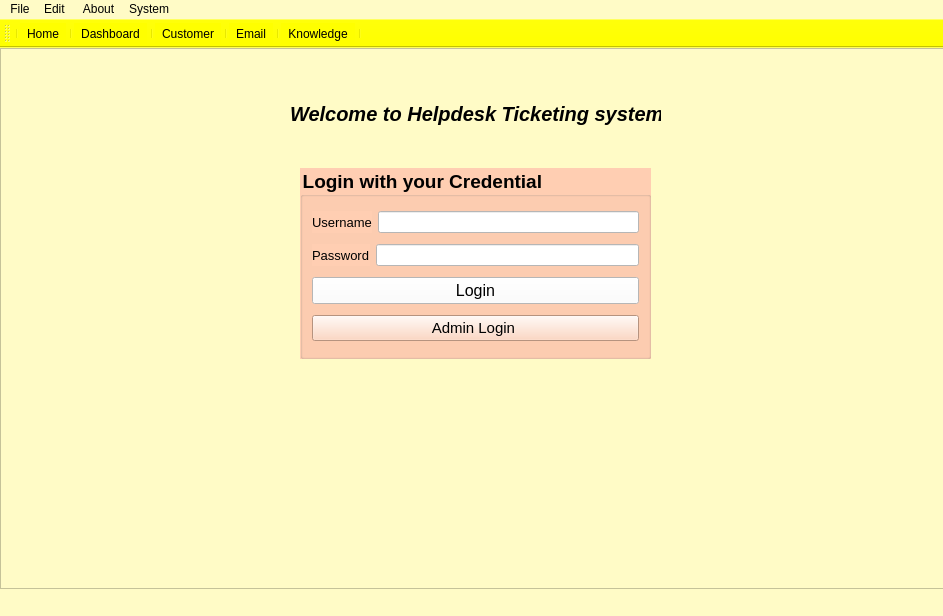
<?xml version="1.0" encoding="UTF-8"?>
<ui version="4.0">
 <class>MainWindow</class>
 <widget class="QMainWindow" name="MainWindow">
  <property name="geometry">
   <rect>
    <x>0</x>
    <y>0</y>
    <width>943</width>
    <height>616</height>
   </rect>
  </property>
  <property name="windowTitle">
   <string>MainWindow</string>
  </property>
  <property name="styleSheet">
   <string notr="true">background-color: rgb(255, 251, 198);</string>
  </property>
  <widget class="QWidget" name="centralwidget">
   <widget class="QWidget" name="horizontalLayoutWidget">
    <property name="geometry">
     <rect>
      <x>0</x>
      <y>0</y>
      <width>951</width>
      <height>541</height>
     </rect>
    </property>
    <layout class="QHBoxLayout" name="horizontalLayout">
     <item>
      <widget class="QFrame" name="frame">
       <property name="frameShape">
        <enum>QFrame::StyledPanel</enum>
       </property>
       <property name="frameShadow">
        <enum>QFrame::Raised</enum>
       </property>
       <widget class="QLabel" name="label">
        <property name="geometry">
         <rect>
          <x>290</x>
          <y>50</y>
          <width>371</width>
          <height>31</height>
         </rect>
        </property>
        <property name="font">
         <font>
          <pointsize>15</pointsize>
          <italic>true</italic>
          <bold>true</bold>
         </font>
        </property>
        <property name="text">
         <string>Welcome to Helpdesk Ticketing system </string>
        </property>
       </widget>
      </widget>
     </item>
    </layout>
   </widget>
   <widget class="QGroupBox" name="groupBox">
    <property name="geometry">
     <rect>
      <x>300</x>
      <y>120</y>
      <width>351</width>
      <height>191</height>
     </rect>
    </property>
    <property name="font">
     <font>
      <pointsize>14</pointsize>
      <bold>true</bold>
     </font>
    </property>
    <property name="styleSheet">
     <string notr="true">background-color: rgb(255, 206, 178);</string>
    </property>
    <property name="title">
     <string>Login with your Credential </string>
    </property>
    <layout class="QVBoxLayout" name="verticalLayout">
     <item>
      <layout class="QHBoxLayout" name="horizontalLayout_2">
       <item>
        <widget class="QLabel" name="label_2">
         <property name="font">
          <font>
           <pointsize>10</pointsize>
           <bold>false</bold>
          </font>
         </property>
         <property name="text">
          <string>Username</string>
         </property>
        </widget>
       </item>
       <item>
        <widget class="QLineEdit" name="lineEdit_username">
         <property name="styleSheet">
          <string notr="true">background-color: rgb(255, 255, 255);</string>
         </property>
        </widget>
       </item>
      </layout>
     </item>
     <item>
      <layout class="QHBoxLayout" name="horizontalLayout_3">
       <item>
        <widget class="QLabel" name="label_3">
         <property name="font">
          <font>
           <pointsize>10</pointsize>
           <bold>false</bold>
          </font>
         </property>
         <property name="text">
          <string>Password</string>
         </property>
        </widget>
       </item>
       <item>
        <widget class="QLineEdit" name="lineEdit_password">
         <property name="styleSheet">
          <string notr="true">background-color: rgb(255, 255, 255);</string>
         </property>
        </widget>
       </item>
      </layout>
     </item>
     <item>
      <widget class="QPushButton" name="pushButton_login">
       <property name="font">
        <font>
         <pointsize>12</pointsize>
         <bold>false</bold>
        </font>
       </property>
       <property name="styleSheet">
        <string notr="true">background-color: rgb(255, 255, 255);</string>
       </property>
       <property name="text">
        <string>Login</string>
       </property>
      </widget>
     </item>
     <item>
      <widget class="QPushButton" name="AdminLoginButton">
       <property name="font">
        <font>
         <pointsize>11</pointsize>
         <bold>false</bold>
        </font>
       </property>
       <property name="text">
        <string>Admin Login </string>
       </property>
      </widget>
     </item>
    </layout>
   </widget>
  </widget>
  <widget class="QMenuBar" name="menubar">
   <property name="geometry">
    <rect>
     <x>0</x>
     <y>0</y>
     <width>943</width>
     <height>22</height>
    </rect>
   </property>
   <widget class="QMenu" name="menuFile">
    <property name="title">
     <string>File</string>
    </property>
    <addaction name="actionSave"/>
    <addaction name="actionSave_2"/>
    <addaction name="separator"/>
    <addaction name="actionQuit"/>
   </widget>
   <widget class="QMenu" name="menuEdit">
    <property name="title">
     <string>Edit </string>
    </property>
    <addaction name="actionSave_3"/>
    <addaction name="actionPaste"/>
    <addaction name="actionUndo"/>
    <addaction name="actionRedo"/>
   </widget>
   <widget class="QMenu" name="menuAbout">
    <property name="title">
     <string>About</string>
    </property>
    <addaction name="actionAbout"/>
    <addaction name="actionAbout_Us"/>
   </widget>
   <widget class="QMenu" name="menuSystem">
    <property name="title">
     <string>System</string>
    </property>
    <addaction name="actionHome"/>
    <addaction name="actionDashboard"/>
    <addaction name="actionCustomer"/>
    <addaction name="actionEmail"/>
    <addaction name="actionKnowledge"/>
   </widget>
   <addaction name="menuFile"/>
   <addaction name="menuEdit"/>
   <addaction name="menuAbout"/>
   <addaction name="menuSystem"/>
  </widget>
  <widget class="QStatusBar" name="statusbar"/>
  <widget class="QToolBar" name="toolBar">
   <property name="windowTitle">
    <string>toolBar</string>
   </property>
   <property name="styleSheet">
    <string notr="true">
background-color: rgb(255, 255, 0);</string>
   </property>
   <attribute name="toolBarArea">
    <enum>TopToolBarArea</enum>
   </attribute>
   <attribute name="toolBarBreak">
    <bool>false</bool>
   </attribute>
   <addaction name="separator"/>
   <addaction name="actionHome"/>
   <addaction name="separator"/>
   <addaction name="actionDashboard"/>
   <addaction name="separator"/>
   <addaction name="actionCustomer"/>
   <addaction name="separator"/>
   <addaction name="actionEmail"/>
   <addaction name="separator"/>
   <addaction name="actionKnowledge"/>
   <addaction name="separator"/>
  </widget>
  <action name="actionSave">
   <property name="icon">
    <iconset resource="Resources.qrc">
     <normaloff>:/Images/Open.png</normaloff>:/Images/Open.png</iconset>
   </property>
   <property name="text">
    <string>Open</string>
   </property>
   <property name="shortcut">
    <string>Ctrl+O</string>
   </property>
  </action>
  <action name="actionSave_2">
   <property name="icon">
    <iconset resource="Resources.qrc">
     <normaloff>:/Images/Save.png</normaloff>:/Images/Save.png</iconset>
   </property>
   <property name="text">
    <string>Save</string>
   </property>
   <property name="shortcut">
    <string>Ctrl+S</string>
   </property>
  </action>
  <action name="actionQuit">
   <property name="icon">
    <iconset resource="Resources.qrc">
     <normaloff>:/Images/Exit.png</normaloff>:/Images/Exit.png</iconset>
   </property>
   <property name="text">
    <string>Quit</string>
   </property>
   <property name="shortcut">
    <string>Ctrl+Q</string>
   </property>
  </action>
  <action name="actionSave_3">
   <property name="icon">
    <iconset resource="Resources.qrc">
     <normaloff>:/Images/Copy.png</normaloff>:/Images/Copy.png</iconset>
   </property>
   <property name="text">
    <string>Copy</string>
   </property>
   <property name="shortcut">
    <string>Ctrl+C</string>
   </property>
  </action>
  <action name="actionPaste">
   <property name="icon">
    <iconset resource="Resources.qrc">
     <normaloff>:/Images/Paste.png</normaloff>:/Images/Paste.png</iconset>
   </property>
   <property name="text">
    <string>Paste</string>
   </property>
   <property name="shortcut">
    <string>Ctrl+V</string>
   </property>
  </action>
  <action name="actionUndo">
   <property name="icon">
    <iconset resource="Resources.qrc">
     <normaloff>:/Images/Undo.png</normaloff>:/Images/Undo.png</iconset>
   </property>
   <property name="text">
    <string>Undo</string>
   </property>
   <property name="shortcut">
    <string>Ctrl+Z</string>
   </property>
  </action>
  <action name="actionRedo">
   <property name="icon">
    <iconset resource="Resources.qrc">
     <normaloff>:/Images/Redo.png</normaloff>:/Images/Redo.png</iconset>
   </property>
   <property name="text">
    <string>Redo</string>
   </property>
   <property name="shortcut">
    <string>Ctrl+Y</string>
   </property>
  </action>
  <action name="actionAbout">
   <property name="icon">
    <iconset resource="Resources.qrc">
     <normaloff>:/Images/About.png</normaloff>:/Images/About.png</iconset>
   </property>
   <property name="text">
    <string>About</string>
   </property>
  </action>
  <action name="actionAbout_Us">
   <property name="icon">
    <iconset resource="Resources.qrc">
     <normaloff>:/Images/About.png</normaloff>:/Images/About.png</iconset>
   </property>
   <property name="text">
    <string>About Us</string>
   </property>
  </action>
  <action name="actionHome">
   <property name="icon">
    <iconset resource="Resources.qrc">
     <normaloff>:/Images/Home.png</normaloff>:/Images/Home.png</iconset>
   </property>
   <property name="text">
    <string>Home</string>
   </property>
  </action>
  <action name="actionDashboard">
   <property name="icon">
    <iconset resource="Resources.qrc">
     <normaloff>:/Images/DashBoard.png</normaloff>:/Images/DashBoard.png</iconset>
   </property>
   <property name="text">
    <string>Dashboard</string>
   </property>
  </action>
  <action name="actionCustomer">
   <property name="icon">
    <iconset resource="Resources.qrc">
     <normaloff>:/Images/Customer.png</normaloff>:/Images/Customer.png</iconset>
   </property>
   <property name="text">
    <string>Customer</string>
   </property>
  </action>
  <action name="actionEmail">
   <property name="icon">
    <iconset resource="Resources.qrc">
     <normaloff>:/Images/Email.png</normaloff>:/Images/Email.png</iconset>
   </property>
   <property name="text">
    <string>Email</string>
   </property>
  </action>
  <action name="actionKnowledge">
   <property name="icon">
    <iconset resource="Resources.qrc">
     <normaloff>:/Images/Knowledge.png</normaloff>:/Images/Knowledge.png</iconset>
   </property>
   <property name="text">
    <string>Knowledge</string>
   </property>
  </action>
 </widget>
 <resources>
  <include location="Resources.qrc"/>
 </resources>
 <connections/>
</ui>
